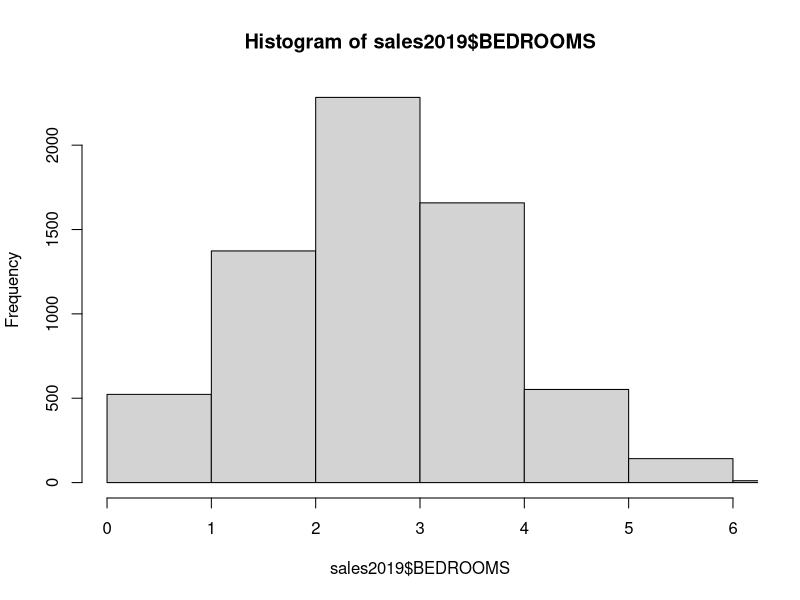
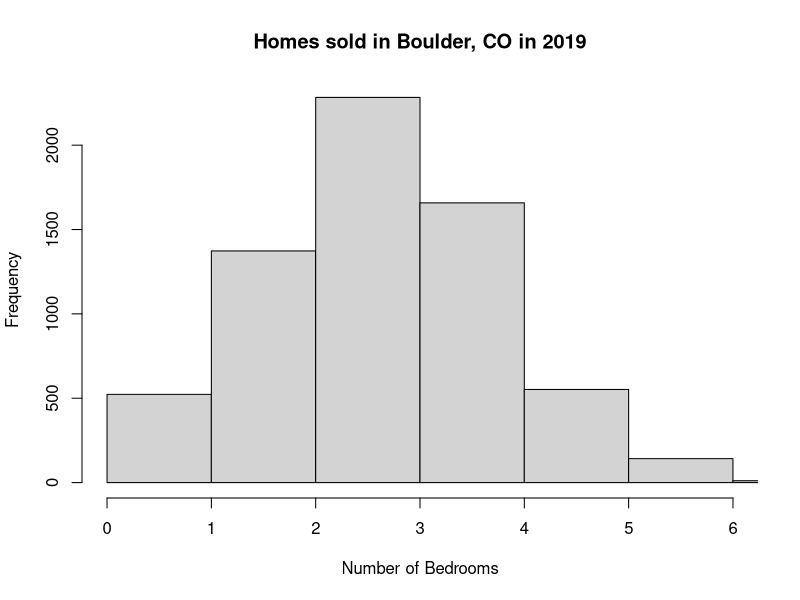
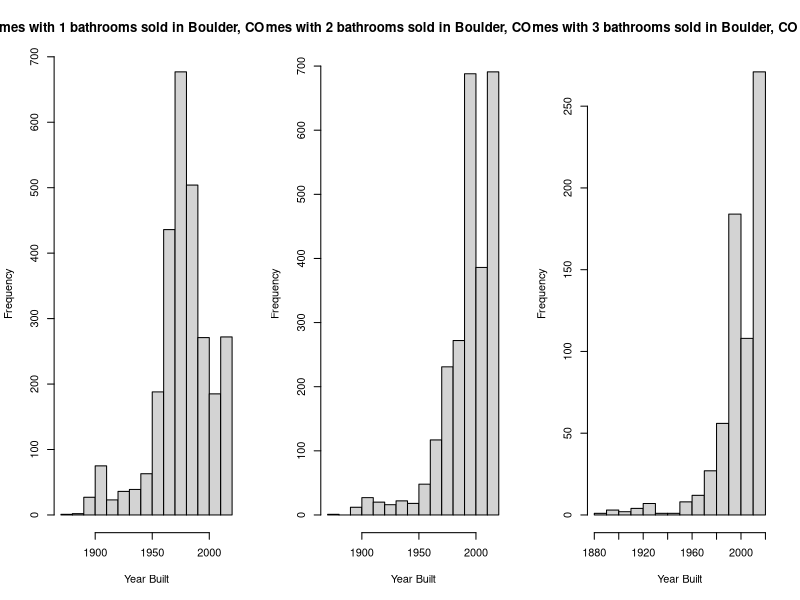
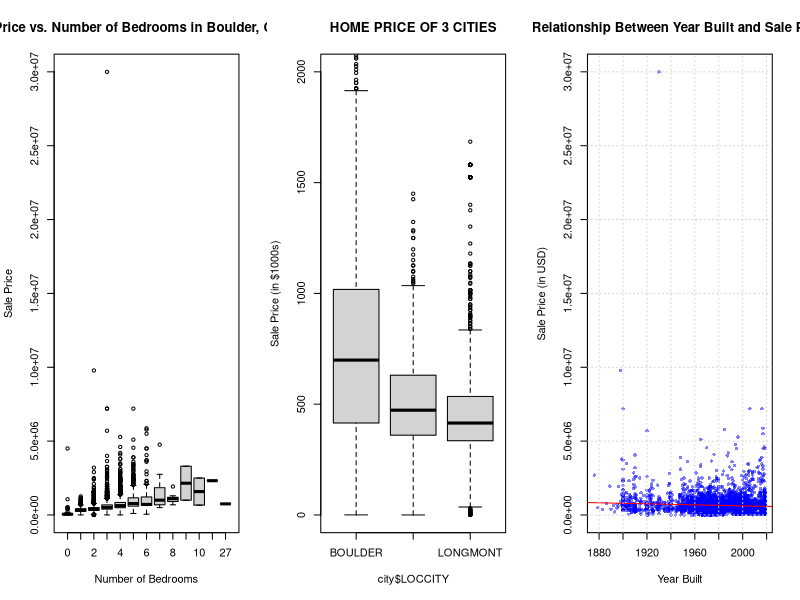

Recreate these plots in R, in order.
## ---- chunk 1
knitr::opts_chunk$set(
  comment = "#", 
  cache = FALSE,  
  collapse = TRUE,
  error = TRUE,
  tidy.opts=list(width.cutoff=65),
  tidy=TRUE
)
## ---- chunk 2
sales2019 <- read.csv("dat/boulder-2019-residential_sales.csv")
## ---- chunk 3
sales2019$SALE_PRICE <- gsub(',',"",sales2019$SALE_PRICE)
sales2019$SALE_PRICE <- gsub('\\$',"",sales2019$SALE_PRICE)
sales2019$SALE_PRICE <- as.numeric(sales2019$SALE_PRICE)

sales2019$BLDG_VALUE <- gsub(',',"",sales2019$BLDG_VALUE)
sales2019$BLDG_VALUE <- gsub('\\$',"",sales2019$BLDG_VALUE)
sales2019$BLDG_VALUE <- as.numeric(sales2019$BLDG_VALUE)

sales2019$LAND_VALUE <- gsub(',',"",sales2019$LAND_VALUE)
sales2019$LAND_VALUE <- gsub('\\$',"",sales2019$LAND_VALUE)
sales2019$LAND_VALUE <- as.numeric(sales2019$LAND_VALUE)
## ---- chunk 4
hist(sales2019$BEDROOMS, breaks=27, xlim=c(0, 6))

#Why is this skewed
#Because it is not possible to have a fractional number of bedrooms. This means that the number of bedrooms can only take on integer values. This is why the histogram is right skewed, as there are more houses with 3 or 4 bedrooms than with 1 or 2 bedrooms.
## ---- chunk 5
hist(sales2019$BEDROOMS, 
     breaks = 27, 
     xlim = c(0, 6),
     main = "Homes sold in Boulder, CO in 2019",
     xlab = "Number of Bedrooms")
## ---- chunk 6
par(mfrow=c(1,3))

for (i in 1:3){
  b <- sales2019[sales2019$FULL_BATHS == i,]
  hist(b$BLDG1_YEAR_BUILT, 
       main = paste("Homes with", i, "bathrooms sold in Boulder, CO in 2019"),
       xlab = "Year Built")

}
## ---- chunk 7
boxplot(SALE_PRICE ~ BEDROOMS, data = sales2019, 
        main = "Sale Price vs. Number of Bedrooms in Boulder, CO in 2019",
        xlab = "Number of Bedrooms",
        ylab = "Sale Price")
## ---- chunk 8
unique(sales2019$LOCCITY)
sort(table(sales2019$LOCCITY))

city <- sales2019[sales2019$LOCCITY == "BOULDER" | sales2019$LOCCITY == "LONGMONT" | sales2019$LOCCITY == "LAFAYETTE",]

boxplot(city$SALE_PRICE/1000 ~ city$LOCCITY, 
        main = "HOME PRICE OF 3 CITIES",
        ylab = "Sale Price (in $1000s)",
        ylim = c(0, 2000))
## ---- chunk 9
plot(sales2019$BLDG1_YEAR_BUILT, sales2019$SALE_PRICE,
     main = "Relationship Between Year Built and Sale Price",
     xlab = "Year Built",
     ylab = "Sale Price (in USD)",
     pch = 16,  # Use solid circles for the points
     col = rgb(0, 0, 1, 0.5),  # Semi-transparent blue color
     cex = 0.7)  # Adjust the size of the points

# Add a regression line to show the trend
abline(lm(SALE_PRICE ~ BLDG1_YEAR_BUILT, data = sales2019), col = "red")

# Add grid lines for better readability
grid()
